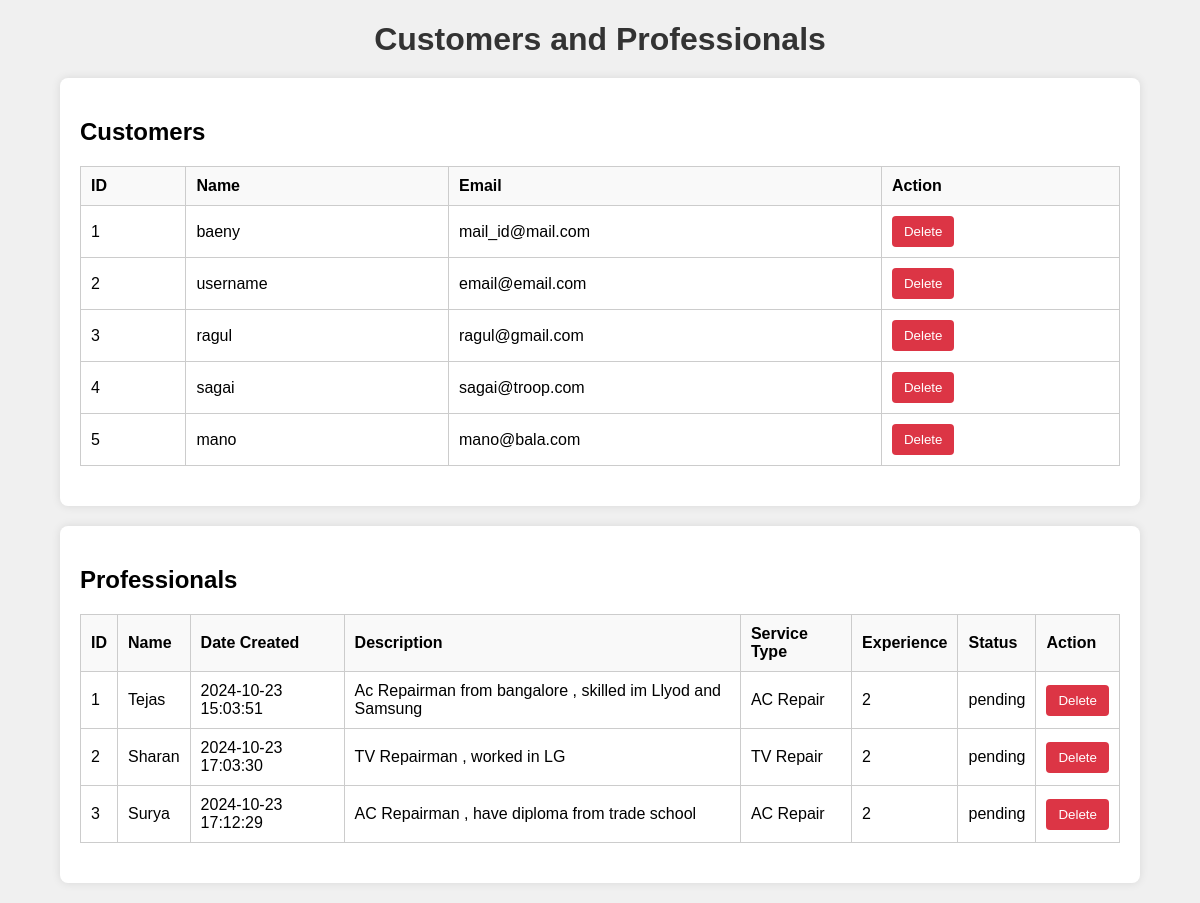
Before: /view-people with the older database file.
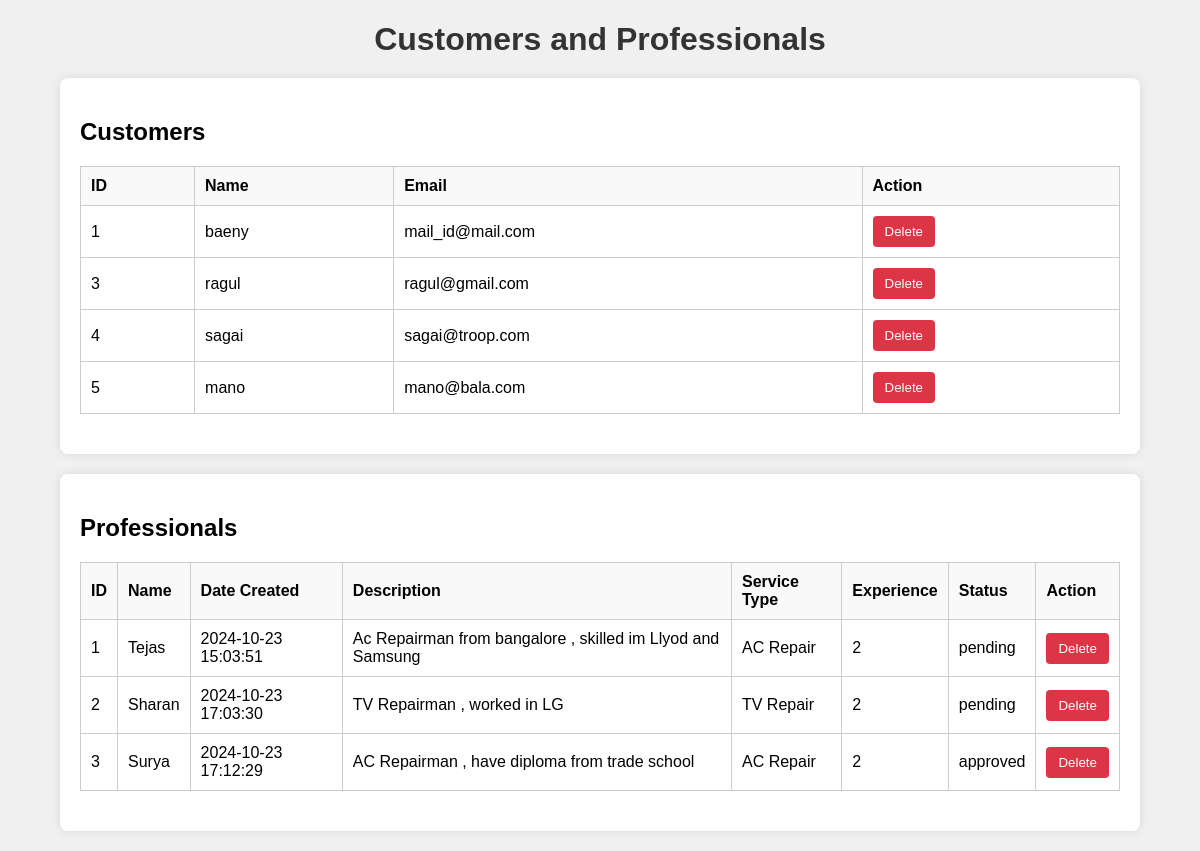
After: the same page with the newer database file.
### tables this page shows
CREATE TABLE customers (
    id INTEGER PRIMARY KEY AUTOINCREMENT,
    name TEXT NOT NULL,
    email TEXT UNIQUE NOT NULL,
    password TEXT NOT NULL
);

CREATE TABLE professionals (
    id INTEGER PRIMARY KEY AUTOINCREMENT,
    name TEXT NOT NULL,
    date_created DATETIME DEFAULT CURRENT_TIMESTAMP,
    description TEXT,
    service_type TEXT NOT NULL,
    experience INTEGER,
    status TEXT DEFAULT 'pending'
, password TEXT);

### app.py (the view, shortened to what this page needs)
@app.route('/view-people', methods=['GET', 'POST'])
def view_people():
    conn = get_db_connection()
    cursor = conn.cursor()
    cursor.execute('SELECT * FROM customers')
    customers = cursor.fetchall()
    cursor.execute('SELECT * FROM professionals')
    professionals = cursor.fetchall()
    conn.close()
    return render_template('admin/view_people.html', customers=customers, professionals=professionals)

### app.py (called while the page is built)
def get_db_connection():
    conn = sqlite3.connect('your_database.db')
    conn.row_factory = sqlite3.Row
    return conn

### templates/admin/view_people.html (shortened to what this page needs)
<!DOCTYPE html>
<html lang="en">
<head>
</head>
<body>
    <div class="container">
        <h1>Customers and Professionals</h1>
        <div class="table-container">
            <h2>Customers</h2>
            <table>
                <thead>
                    <tr>
                        <th>ID</th>
                        <th>Name</th>
                        <th>Email</th>
                        <th>Action</th>
                    </tr>
                </thead>
                <tbody>
                    {% for customer in customers %}
                    <tr>
                        <td>{{ customer['id'] }}</td>
                        <td>{{ customer['name'] }}</td>
                        <td>{{ customer['email'] }}</td>
                        <td>
                            <form method="POST" action="{{ url_for('view_people') }}">
                                <button type="submit">Delete</button>
                            </form>
                        </td>
                    </tr>
                    {% endfor %}
                </tbody>
            </table>
        </div>
        <div class="table-container">
            <h2>Professionals</h2>
            <table>
                <thead>
                    <tr>
                        <th>ID</th>
                        <th>Name</th>
                        <th>Date Created</th>
                        <th>Description</th>
                        <th>Service Type</th>
                        <th>Experience</th>
                        <th>Status</th>
                        <th>Action</th>
                    </tr>
                </thead>
                <tbody>
                    {% for professional in professionals %}
                    <tr>
                        <td>{{ professional['id'] }}</td>
                        <td>{{ professional['name'] }}</td>
                        <td>{{ professional['date_created'] }}</td>
                        <td>{{ professional['description'] }}</td>
                        <td>{{ professional['service_type'] }}</td>
                        <td>{{ professional['experience'] }}</td>
                        <td>{{ professional['status'] }}</td>
                        <td>
                            <form method="POST" action="{{ url_for('view_people') }}">
                                <button type="submit">Delete</button>
                            </form>
                        </td>
                    </tr>
                    {% endfor %}
                </tbody>
            </table>
        </div>
    </div>
</body>
</html>

### templates/admin/view_people.html (style rules this page uses)
body { font-family: Arial, sans-serif; margin: 0; padding: 0; background-color: #f0f0f0; }
.container { width: 90%; margin: 20px auto; }
h1 { text-align: center; margin-bottom: 20px; color: #333; }
.table-container { background-color: #fff; border-radius: 8px; padding: 20px; box-shadow: 0 0 10px rgba(0, 0, 0, 0.1); margin-bottom: 20px; }
table { width: 100%; border-collapse: collapse; margin-bottom: 20px; }
th, td { padding: 10px; border: 1px solid #ccc; text-align: left; }
th { background-color: #f9f9f9; }
button { padding: 8px 12px; border: none; background-color: #dc3545; color: #fff; cursor: pointer; border-radius: 4px; }

Changed rows visible on the page:
removed customers: id "2", name "username", email "email@email.com"
changed professionals "Surya": status "pending" → "approved"
